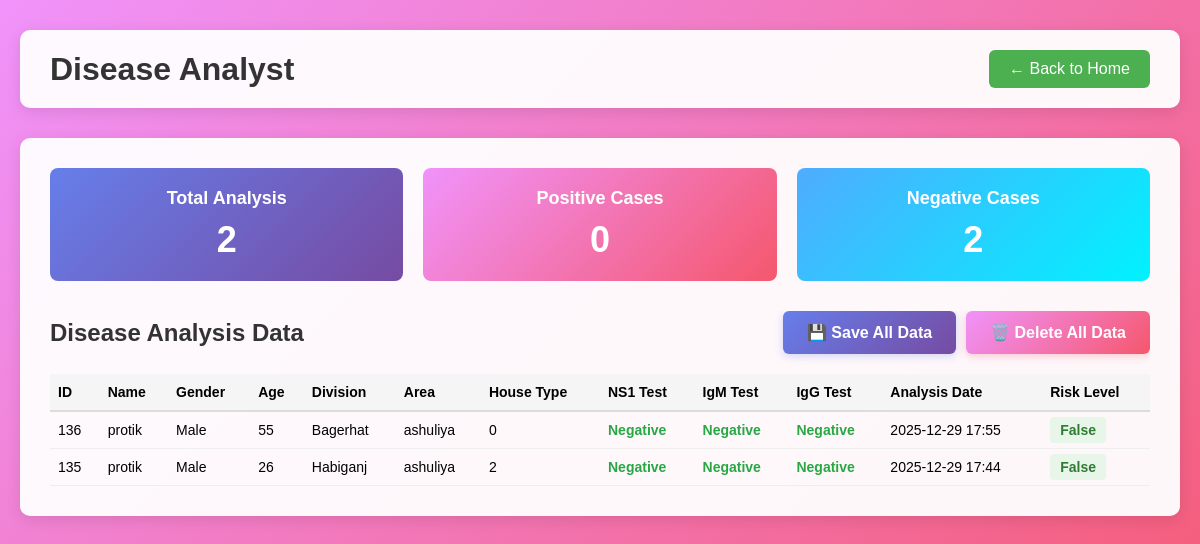
/disease-analyst/, run on an earlier commit of the app's database.
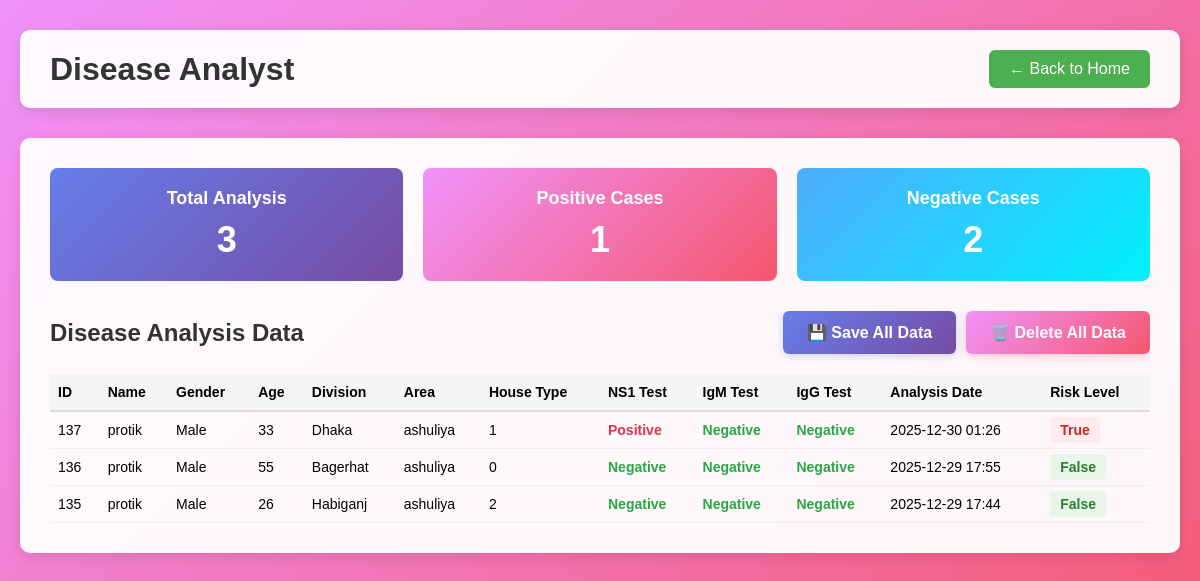
And on a later commit of the database.
### analyzer/models.py (models this page shows, shortened)
class AnalysisResult(models.Model):
    name = models.CharField(max_length=255, blank=True, null=True)
    gender = models.CharField(max_length=10, default='Male')
    age = models.IntegerField(default=0)
    division = models.CharField(max_length=100, default='Dhaka')
    area = models.CharField(max_length=255, default='-')
    house_type = models.IntegerField(default=0)
    ns1 = models.BooleanField(default=False)
    igm = models.BooleanField(default=False)
    igg = models.BooleanField(default=False)
    created_at = models.DateTimeField(auto_now_add=True)

### analyzer/views.py (the view)
# urls.py: path('disease-analyst/', views.disease_analyst, name='disease_analyst'),
def disease_analyst(request):
    results = AnalysisResult.objects.all().order_by('-created_at')
    from django.db.models import Q
    positive_cases = results.filter(Q(ns1=True) | Q(igm=True) | Q(igg=True))
    total_count = results.count()
    positive_count = positive_cases.count()
    negative_count = total_count - positive_count
    data = {
        'results': results,
        'total_count': total_count,
        'positive_cases': positive_cases,
        'positive_count': positive_count,
        'negative_count': negative_count
    }
    return render(request, 'analyzer/disease_analyst.html', data)

### analyzer/templates/analyzer/disease_analyst.html (shortened to what this page needs)
{% load static %}
<!DOCTYPE html>
<html>
<head>
    <link rel="stylesheet" type="text/css" href="{% static 'analyzer/css/style.css' %}">
</head>
<body>
    <div class="page-container">
        <div class="page-header">
            <h1>Disease Analyst</h1>
            <a href="{% url 'home' %}" class="back-btn">← Back to Home</a>
        </div>
        <div class="data-section">
            <div class="stats-box">
                <div class="stat-item">
                    <h3>Total Analysis</h3>
                    <p class="stat-number">{{ total_count }}</p>
                </div>
                <div class="stat-item stat-positive">
                    <h3>Positive Cases</h3>
                    <p class="stat-number">{{ positive_count }}</p>
                </div>
                <div class="stat-item stat-negative">
                    <h3>Negative Cases</h3>
                    <p class="stat-number">{{ negative_count }}</p>
                </div>
            </div>
            <div class="table-container">
                <div style="display: flex; justify-content: space-between; align-items: center; margin-bottom: 20px;">
                    <h2 style="margin: 0;">Disease Analysis Data</h2>
                    <div style="display: flex; gap: 10px;">
                        <button onclick="saveAllData()" class="save-btn">💾 Save All Data</button>
                        <button onclick="deleteAllData()" class="delete-btn">🗑️ Delete All Data</button>
                    </div>
                </div>
                <table class="data-table">
                    <thead>
                        <tr>
                            <th>ID</th>
                            <th>Name</th>
                            <th>Gender</th>
                            <th>Age</th>
                            <th>Division</th>
                            <th>Area</th>
                            <th>House Type</th>
                            <th>NS1 Test</th>
                            <th>IgM Test</th>
                            <th>IgG Test</th>
                            <th>Analysis Date</th>
                            <th>Risk Level</th>
                        </tr>
                    </thead>
                    <tbody>
                        {% for result in results %}
                        <tr>
                            <td>{{ result.id }}</td>
                            <td>{{ result.name|default:"-" }}</td>
                            <td>{{ result.gender }}</td>
                            <td>{{ result.age }}</td>
                            <td>{{ result.division }}</td>
                            <td>{{ result.area }}</td>
                            <td>{{ result.house_type }}</td>
                            <td class="{% if result.ns1 %}positive{% else %}negative{% endif %}">
                                {{ result.ns1|yesno:"Positive,Negative" }}
                            </td>
                            <td class="{% if result.igm %}positive{% else %}negative{% endif %}">
                                {{ result.igm|yesno:"Positive,Negative" }}
                            </td>
                            <td class="{% if result.igg %}positive{% else %}negative{% endif %}">
                                {{ result.igg|yesno:"Positive,Negative" }}
                            </td>
                            <td>{{ result.created_at|date:"Y-m-d H:i" }}</td>
                            <td>
                                {% if result.ns1 or result.igm or result.igg %}
                                    <span class="risk-true">True</span>
                                {% else %}
                                    <span class="risk-false">False</span>
                                {% endif %}
                            </td>
                        </tr>
                        {% empty %}
                        <tr>
                            <td colspan="12" class="no-data">No analysis data available</td>
                        </tr>
                        {% endfor %}
                    </tbody>
                </table>
            </div>
        </div>
    </div>
</body>
</html>

What changed in the data, as far as the page shows it:
added AnalysisResult: id "137", name "protik", gender "Male", age "33", division "Dhaka", area "ashuliya", house_type "1", ns1 "Positive", igm "Negative", igg "Negative", created_at "2025-12-30 01:26", shows "True"
Also different on the page:
{{ total_count }}: "2" → "3"
{{ positive_count }}: "0" → "1"
